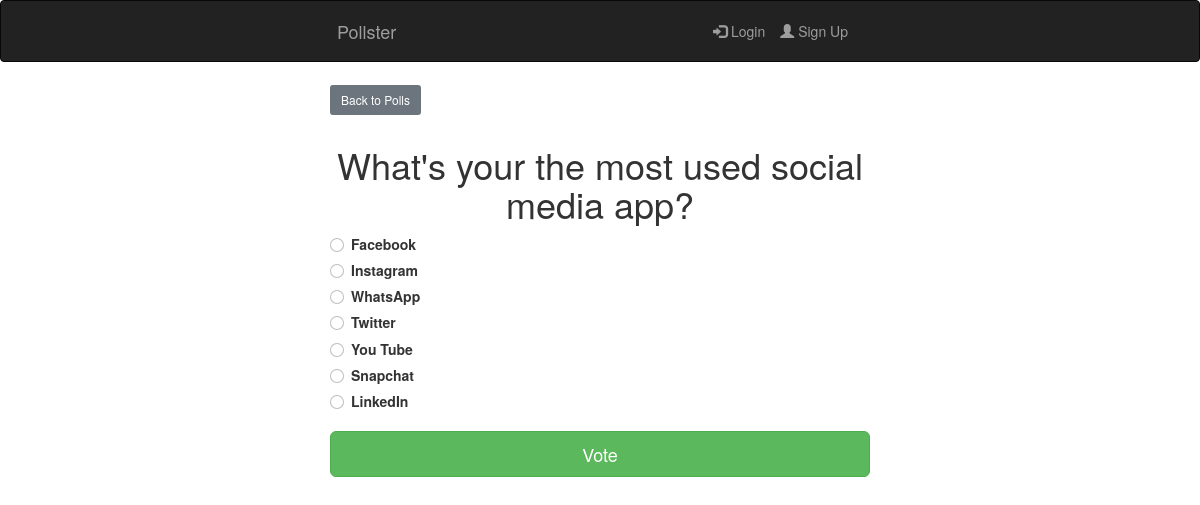
Screenshot of /3/ with the database file from the repository.
### polls/models.py (models this page shows, shortened)
class Question(models.Model):
    question_text = models.CharField(max_length=200)
    pub_date = models.DateTimeField('date published')

class Choice(models.Model):
    question = models.ForeignKey(Question, on_delete=models.CASCADE)
    choice_text = models.CharField(max_length=200)
    vote = models.IntegerField(default=0)

### polls/views.py (the view)
# urls.py: path('<int:question_id>/', views.detail, name='detail'),
def detail(request, question_id):
    try:
        question = Question.objects.get(pk=question_id)
    except Question.DoesNotExist:
        raise Http404("Question Does not exit")
    return render(request, 'polls/detail.html', {'question':question})

### templates/polls/detail.html (shortened to what this page needs)
{% extends 'polls/base.html' %}
{% block content %}
    <a class="btn btn-secondary btn-sm mb-3 mt-1" href="{% url 'polls:pollquestions' %}">Back to Polls</a>
    <h1 class="text-center mb-3">{{ question.question_text }}</h1>
    <form action="{% url 'polls:vote' question.id %}" method="post">
        {% for choice in question.choice_set.all %}
            <div class="form-check">
                <input type="radio" name="choice" class="form-check-input" id="choice{{ forloop.counter }}" value="{{ choice.id }}"/>
                <label for="choice{{ forloop.counter }}">{{ choice.choice_text }}</label>
            </div>
        {% endfor %}
        <input type="submit" value="Vote" class="btn btn-success btn-lg btn-block mt-4"/>
    </form>
{% endblock %}

### rows the page displays
Question: question_text "What's your the most used social media app?"
Choice: choice_text "Facebook"
Choice: choice_text "Instagram"
Choice: choice_text "WhatsApp"
Choice: choice_text "Twitter"
Choice: choice_text "You Tube"
Choice: choice_text "Snapchat"
Choice: choice_text "LinkedIn"
